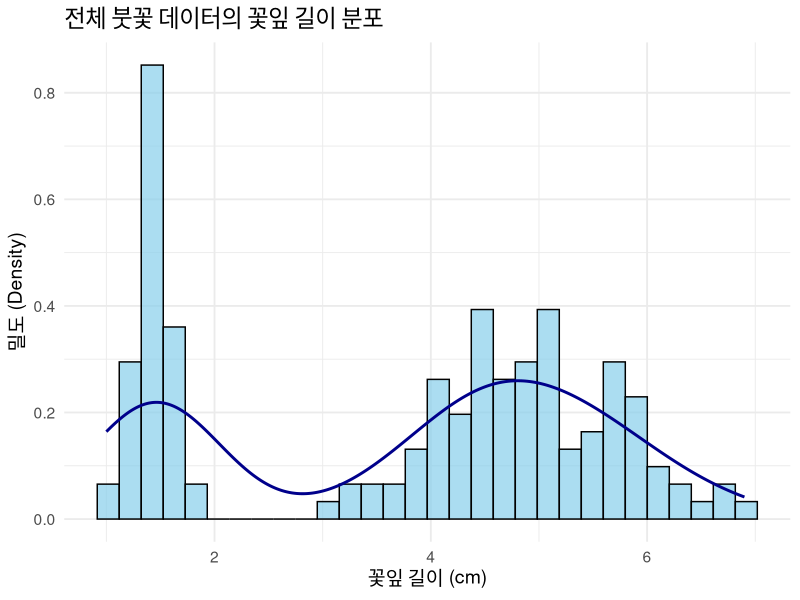
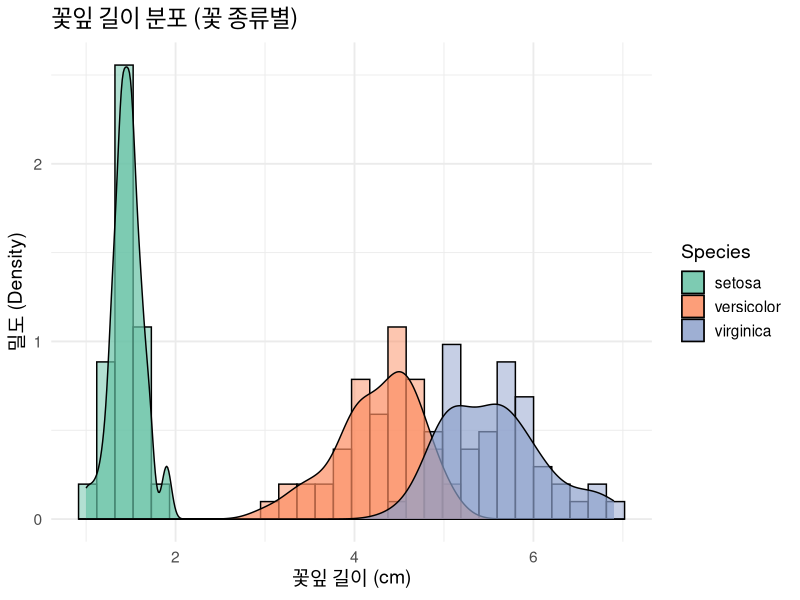
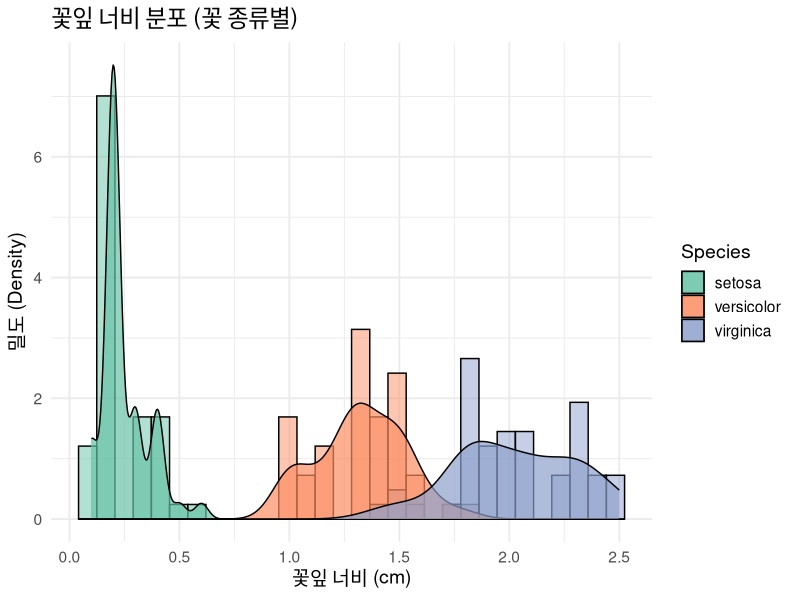
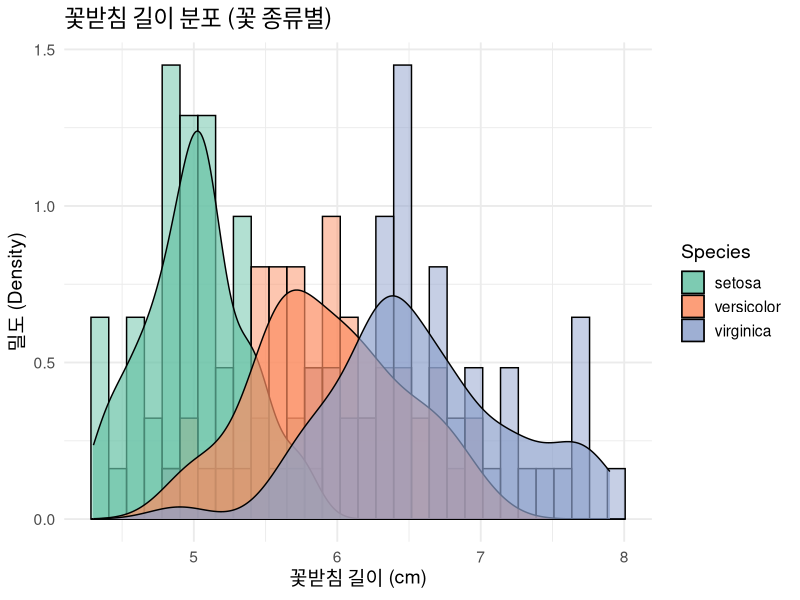
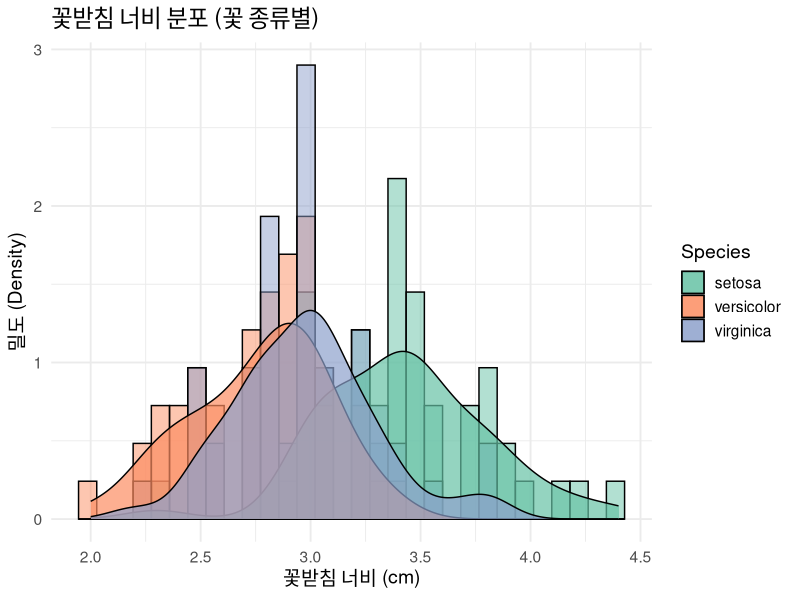

Source code (R) for these figures, in order:
## ---- chunk 1
library(tidyverse)
library(ggplot2)
library(dplyr)
## ---- chunk 2
data(iris) # 내장 데이터셋 iris 불러오기
## ---- chunk 3
iris # 데이터 미리보기
## ---- chunk 4
str(iris) # 데이터 구조 확인
## ---- chunk 5
summary(iris) # 요약 통계 확인
## ---- chunk 6
# setosa 데이터만 추출
setosa_data <- iris %>% filter(Species == "setosa")

# versicolor 데이터만 추출
versicolor_data <- iris %>% filter(Species == "versicolor")

# virginica 데이터만 추출
virginica_data <- iris %>% filter(Species == "virginica")
## ---- chunk 7
summary(setosa_data) # setosa 요약 통계
## ---- chunk 8
summary(versicolor_data) # versicolor 요약 통계
## ---- chunk 9
summary(virginica_data) # virginica 요약 통계
## ---- chunk 10
ggplot(iris, aes(x = Petal.Length)) +
  geom_histogram(aes(y = ..density..), 
                 bins = 30, 
                 fill = "skyblue", 
                 color = "black", 
                 alpha = 0.7) +
  geom_density(color = "darkblue", size = 1) +
  labs(title = "전체 붓꽃 데이터의 꽃잎 길이 분포", 
       x = "꽃잎 길이 (cm)", 
       y = "밀도 (Density)") +
  theme_minimal(base_size = 14)
## ---- chunk 11
ggplot(iris, aes(x = Petal.Length, fill = Species)) +
  geom_histogram(aes(y = ..density..), 
                 position = "identity", 
                 alpha = 0.5, 
                 bins = 30, 
                 color = "black") +
  geom_density(alpha = 0.7) +
  labs(title = "꽃잎 길이 분포 (꽃 종류별)", 
       x = "꽃잎 길이 (cm)", 
       y = "밀도 (Density)") +
  theme_minimal(base_size = 14) +
  scale_fill_brewer(palette = "Set2")
## ---- chunk 12
ggplot(iris, aes(x = Petal.Width, fill = Species)) +
  geom_histogram(aes(y = ..density..), 
                 position = "identity", 
                 alpha = 0.5, 
                 bins = 30, 
                 color = "black") +
  geom_density(alpha = 0.7) +
  labs(title = "꽃잎 너비 분포 (꽃 종류별)", 
       x = "꽃잎 너비 (cm)", 
       y = "밀도 (Density)") +
  theme_minimal(base_size = 14) +
  scale_fill_brewer(palette = "Set2")
## ---- chunk 13
ggplot(iris, aes(x = Sepal.Length, fill = Species)) +
  geom_histogram(aes(y = ..density..), 
                 position = "identity", 
                 alpha = 0.5, 
                 bins = 30, 
                 color = "black") +
  geom_density(alpha = 0.7) +
  labs(title = "꽃받침 길이 분포 (꽃 종류별)", 
       x = "꽃받침 길이 (cm)", 
       y = "밀도 (Density)") +
  theme_minimal(base_size = 14) +
  scale_fill_brewer(palette = "Set2")
## ---- chunk 14
ggplot(iris, aes(x = Sepal.Width, fill = Species)) +
  geom_histogram(aes(y = ..density..), 
                 position = "identity", 
                 alpha = 0.5, 
                 bins = 30, 
                 color = "black") +
  geom_density(alpha = 0.7) +
  labs(title = "꽃받침 너비 분포 (꽃 종류별)", 
       x = "꽃받침 너비 (cm)", 
       y = "밀도 (Density)") +
  theme_minimal(base_size = 14) +
  scale_fill_brewer(palette = "Set2")
